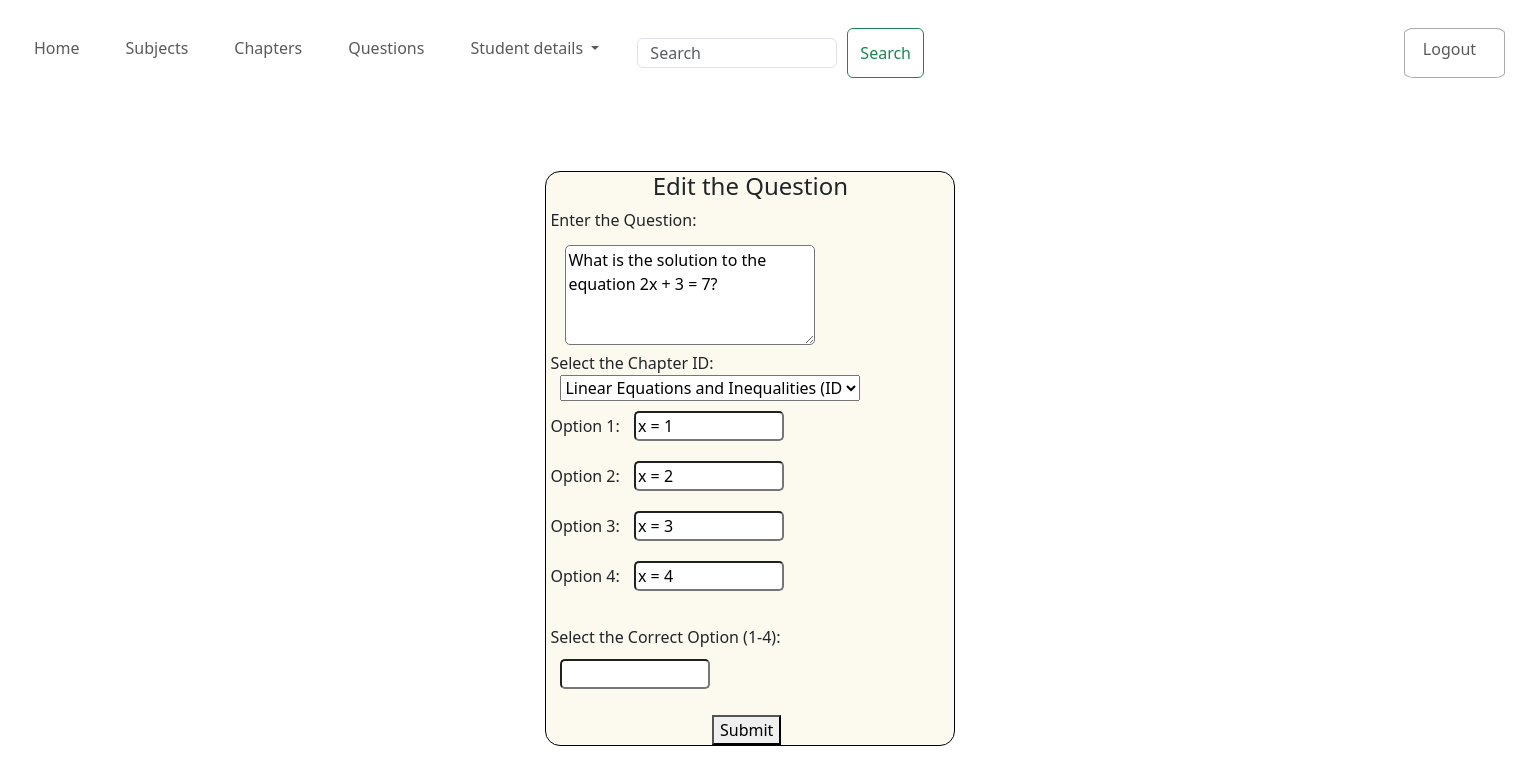
Page /edit_question/3 on the committed database.
### application/models.py (models this page shows)
class Questions(db.Model):
    __tablename__= 'questions'
    qid = db.Column(db.Integer, primary_key=True, autoincrement=True)
    chapter_id = db.Column(db.Integer, db.ForeignKey('chapters.chaoter_id'), nullable=False)
    question = db.Column(db.Text, nullable=False)
    answer = db.Column(db.Integer, nullable=True)
    options = db.relationship('Options', backref='question', lazy=True, cascade="all, delete, delete-orphan")

class Options(db.Model):
    __tablename__ = 'options'
    option_id = db.Column(db.Integer, primary_key=True, autoincrement=True)
    option = db.Column(db.String, nullable=False)
    question_id = db.Column(db.Integer, db.ForeignKey('questions.qid',ondelete='CASCADE'), nullable=False)

### application/controllers.py (the view)
@app.route("/edit_question/<int:question_id>", methods=["GET", "POST"])
def edit_question(question_id):
    try:
        chapters_result = db.session.execute(text("SELECT * FROM chapters"))
        chapters = [dict(row._mapping) for row in chapters_result.fetchall()]
        question = db.session.execute(
            text("SELECT question, chapter_id, answer FROM questions WHERE qid = :question_id"),
            {"question_id": question_id}
        ).fetchone()
        if not question:
            return "Error: Question not found.", 404
        options_result = db.session.execute(
            text("SELECT option_id, `option` FROM options WHERE question_id = :question_id"),
            {"question_id": question_id}
        ).fetchall()
        options = [dict(row._mapping) for row in options_result]
        question_text = question[0]
        current_chapter_id = question[1]
        current_answer_id = question[2]
        return render_template(
            "addquestion.html",
            option="Question",
            option1="Question",
            dynamic_name="question",
            chapters=chapters,
            options=options,
            question_id=question_id,
            question_text=question_text,
            current_chapter_id=current_chapter_id,
            current_answer_id=current_answer_id,
            option3="edit",
            option4="Edit",
            option5="edit",
            enumerate=enumerate
        )
    except Exception as e:
        return f"An error occurred: {e}", 500

### templates/addquestion.html (shortened to what this page needs)
<!DOCTYPE html>
<html lang="en">
<head>
    <link href="https://cdn.jsdelivr.net/npm/bootstrap@5.3.3/dist/css/bootstrap.min.css" rel="stylesheet">
</head>
<body>
<nav class="navbar navbar-expand-lg navbar-light ">
    <div class="collapse navbar-collapse" id="navbarSupportedContent">
      <ul class="navbar-nav mr-auto">
        <li class="nav-item active">
          <a class="nav-link" href="{{ url_for('adminhome') }}">Home </a>
        </li>
        <li class="nav-item">
          <a class="nav-link" href="{{ url_for('subjects') }}">Subjects</a>
        </li>
        <li class="nav-item">
          <a class="nav-link" href="{{ url_for('chapters') }}">Chapters</a>
        </li>
        <li class="nav-item">
          <a class="nav-link" href="{{ url_for('questions') }}">Questions</a>
        </li>
        <li class="nav-item dropdown">
          <a class="nav-link dropdown-toggle" href="" id="navbarDropdown" role="button" data-bs-toggle="dropdown" aria-haspopup="true" aria-expanded="false">
            Student details
          </a>
        </li>
        <form class="form-inline my-2 my-lg-0" method="POST"><div class="nav123">
          <input class="form-control mr-sm-2 cl2" type="search" placeholder="Search" aria-label="Search" name="search">
          <button class="btn btn-outline-success my-2 my-sm-0" type="submit">Search</button></div>
        </form>
        <li class="nav-item cl1">
          <a class="nav-link" href="{{ url_for('logout') }}">Logout</a>
        </li> </ul>
    </div>
  </nav>
  <br>
  <div class="user_reg">
    <h4>{{option4}} the Question</h4>
    <form action="/{{option5}}completeque{% if option5 != 'add' %}/{{ question_id }}{% endif %}" method="POST" class="cl3">
        <label>Enter the Question:</label><br>
        <textarea name="question_text" required>{{question_text}}</textarea>
        <label>Select the Chapter ID:</label>
        <select name="chapter_id" required>
            {% for chapter in chapters %}
            <option value="{{chapter.chaoter_id}}" {% if chapter.chaoter_id == current_chapter_id %} selected {% endif %}>{{chapter.chapter_name}} (ID: {{chapter.chaoter_id}})</option>
            {% endfor %}
        </select><br> {% if options %}
        {% for idx, option in enumerate(options, start=1) %}
        <label for="option{{ option.option_id }}">Option {{ idx }}:</label>
        <input type="text" name="option{{ idx }}" id="option{{ option.option_id }}"  required value="{{ option['option'] }}"><br>
    {% endfor %}
    {% endif %}
        <br>
        <label>Select the Correct Option (1-4):</label>
        <input type="number" name="correct_option" min="1" max="4" required>
        <div class="buttons"><button type="submit">Submit</button></div>
    </form>
</div>
</body>
</html>

### templates/addquestion.html (style rules this page uses)
.nav123 { display: flex; flex-direction: row; }
.navbar { margin-top: 20px; }
.nav-item { padding-left: 10px; padding-right: 20px; }
.user_reg { display:flex; flex-direction: column; border: 1px solid black; border-radius:15px; margin-right: 10%; margin-left:36%; margin-top:4%; width: 410px; min-height:570px; max-height: fit-content; align-items: center; background-color: rgb(252, 250, 239); }
input { margin: 10px; background-color: white; border-radius: 5px; height:30px; width:150px; }
textarea { margin-top: 3%; margin-left: 15px; background-color: white; border-radius: 5px; height:100px; width:250px; }
.buttons { margin-left:40%; margin-top:4%; }
.cl3 { margin-left: 4px; }
.cl1 { margin-left: 45%; border: rgb(169, 169, 169) 1px solid; border-radius: 10%; }
.cl2 { min-width: 200px; }
select { width:300px; margin-left: 10px; }

### rows in the picture
Questions: question_text "What is the solution to the equation 2x + 3 = 7?"
Options: option1 "x = 1"
Options: option2 "x = 2"
Options: option3 "x = 3"
Options: option4 "x = 4"

### other values in the picture
{{ option4 }} "Edit"
{{ idx }} "1" "2" "3" "4"
form field chapter_id "Linear Equations and Inequalities (ID: 5)"
